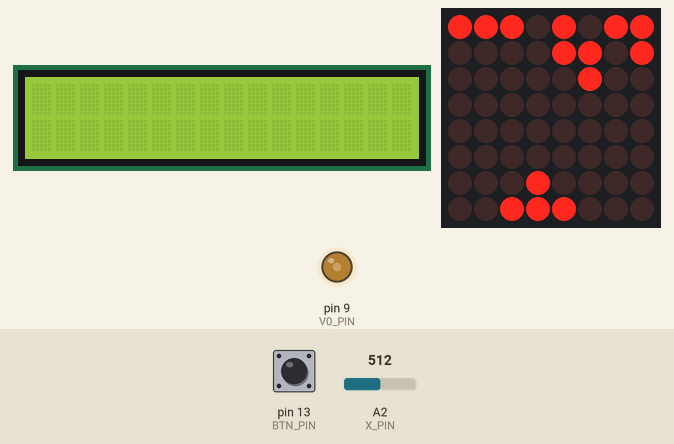
This sketch was run on a simulated Arduino Uno, built with avr-gcc and run on an emulated ATmega328P. Shown: 16×2 character LCD, 8×8 LED matrix, output pins drawn as LEDs (lit = HIGH). Inputs (shaded band) come from the test bench; at power-on: A2 (X_PIN) = 512, pin 13 (BTN_PIN) HIGH. Random numbers use the default seed unless the sketch sets one; EEPROM starts erased.

Above: at 1.2 s.
1.3 s: A2 (X_PIN) set to 716
At 1.74 s:
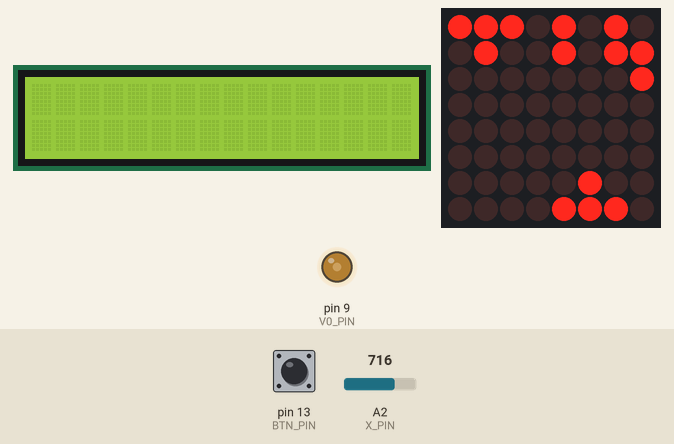
3.9 s: pin 13 (BTN_PIN) pulled LOW for 0.15 s
At 4.25 s:
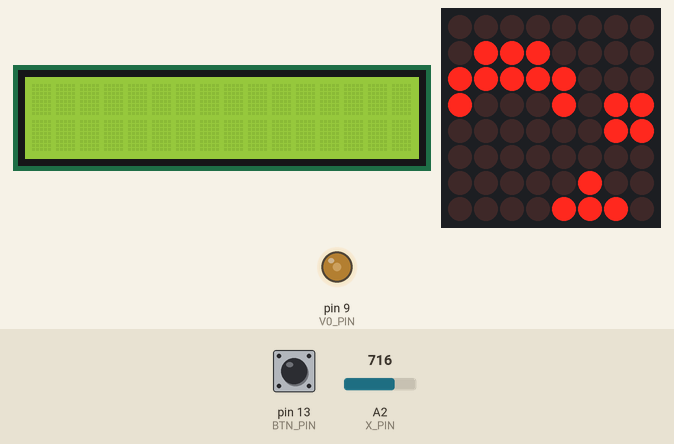
6.2 s: A2 (X_PIN) set to 900
At 6.64 s:
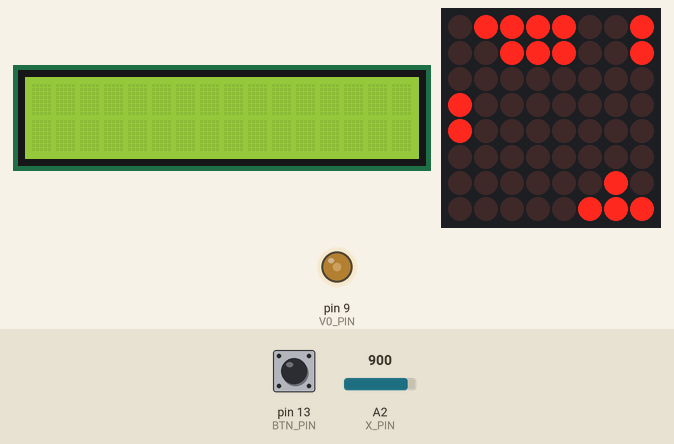
8.8 s: pin 13 (BTN_PIN) pulled LOW for 0.15 s
At 9.41 s:
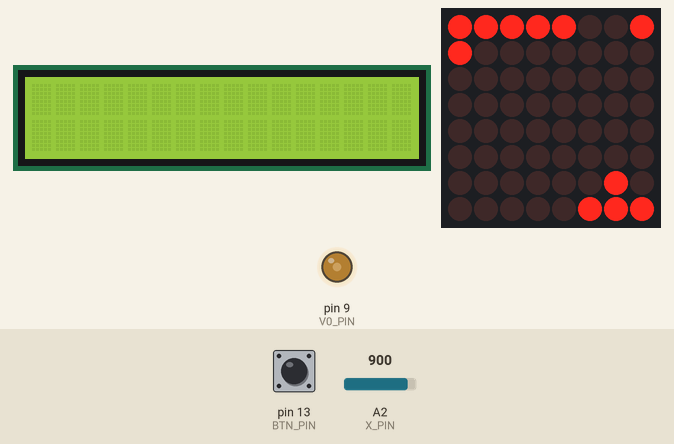
11.3 s: pin 13 (BTN_PIN) pulled LOW for 1 s
At 12.49 s:
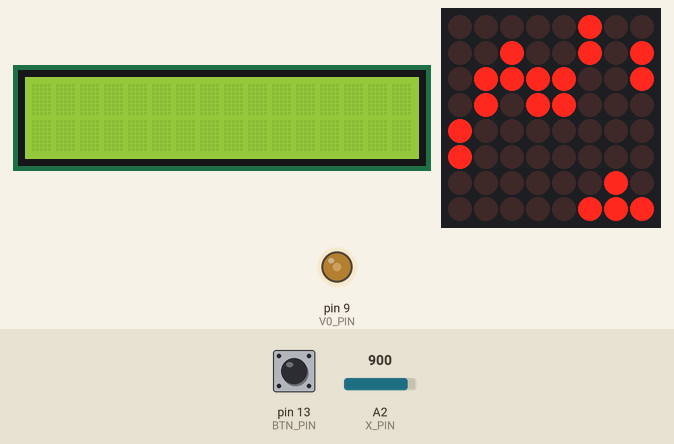
13.8 s: A2 (X_PIN) set to 0
At 14.41 s:
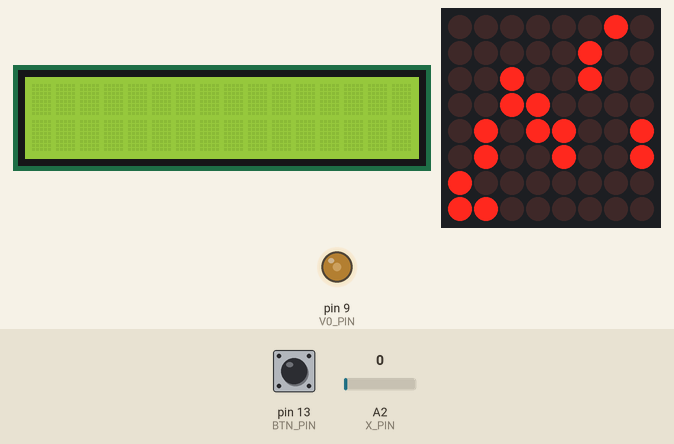
Timing chart, 0 to 16.8 s (numbered marks = the images above; inputs shaded):
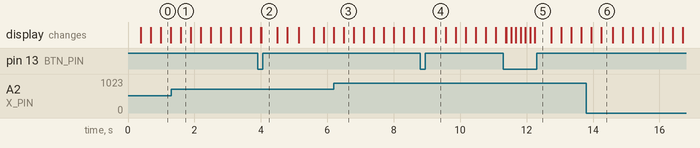

The sketch:

main.ino
```cpp
#include "LedControl.h"
#include "EEPROM.h"
#include "LiquidCrystal.h"

// Change the following for joystick / potentiometer (both work the same)
#define X_PIN A2    // X axis control
#define BTN_PIN 13  // Button control

// Digital Arduino pins in use:
const byte D2 = 2;
const byte D3 = 3;
const byte D4 = 4;
const byte D5 = 5;
const byte D6 = 6;
const byte D7 = 7;

// Only use Serial for debugging purposes, it could crash the LCD Display
const int BAUD_RATE =  9600;

// V0_PIN uses PWM to control display intensity
const byte V0_PIN =  9;
const int gLEDBacklight = 90;


// Game dificulty is directly influenced by the following variable:
int gSpeed = 140;

long gTimer = 0;

// If i-th column is under fire, gUnderFire[i] == true
bool gUnderFire[9];

bool gMessageDisplay = false;

// Normal gamescores vary between 10 and 1000
const int gScoreModifier = 100;

// We use two of these because they may be updated concurrently
long gMillis2 = 0;
long gMillis = 0;

class Matrix {
// SINGLETON
// The Matrix class wraps around LedControl
// With minimal effort, it could be changed with another type of square display

  private:
    const int dataPin = 12;
    const int clockPin = 11;
    const int csPin = 10;
    const int numDevices = 1;
    LedControl ledMatrix = LedControl(dataPin, clockPin, csPin, numDevices);

    Matrix() {
        ledMatrix.shutdown(0, false);
        ledMatrix.setIntensity(0, 2);
        ledMatrix.clearDisplay(0);
    }
  public:

    static Matrix& instance() {
        static Matrix INSTANCE;
        return INSTANCE;
    }

    void clearMatrix() {
        ledMatrix.clearDisplay(0);
    }

    void ledOn(int row, int col) {
        ledMatrix.setLed(0, row - 1, col - 1, true);
    }

    void ledOff(int row, int col) {
        ledMatrix.setLed(0, row - 1, col - 1, false);
    }

};

Matrix matrix = Matrix::instance();


class LCD {
    // SINGLETON
    // Makes use of a 16x2 screen for message display

  private:

    LiquidCrystal lcd = LiquidCrystal(D2, D3, D4, D5, D6, D7);
    LCD() {
        lcd.begin(16, 2);
        lcd.clear();
    }

  public:

    static LCD& instance() {
        static LCD INSTANCE;
        return INSTANCE;
    }

    void clear() {
        lcd.clear();
    }

    void printLCD(String gMessageDisplay, int row, int col) {
        lcd.setCursor(col, row);
        lcd.print(gMessageDisplay);
    }

};

LCD display = LCD::instance();


class GameMenu {
    // Uses the LCD screen to communicate
  public:

    void welcomeMessage(LCD display) {
        display.clear();
        display.printLCD("Spaceworms", 0, 3);
        display.printLCD("Press X to start", 1, 0);
    }

    void gameOverMessage(LCD display, long score) {
        // We display the highscore in the game over message
        //  using EEPROM memory available on the board
        display.clear();

        display.printLCD("Game Over! ", 0, 1);
        display.printLCD(String(score/gScoreModifier), 0, 12);

        display.printLCD("Highscore: ", 1, 1);
        long highscore;
        EEPROM.get(0, highscore);
        display.printLCD(String(highscore/gScoreModifier), 1 ,12);
    }
    void highscoreScreen(LCD display, long score) {
        display.clear();
        display.printLCD("Highscore", 0, 1);
        display.printLCD(String(score/gScoreModifier),0 ,12);
    }

} gameMenu;

class GameObject {

  public:
    virtual void draw() = 0;
    virtual void clear() = 0;
};


class Control {
    // Works regardless of analog input alternative
  public:

    Control() {
        pinMode(BTN_PIN, INPUT);
        digitalWrite(BTN_PIN, HIGH);
    }

    bool shootListener() {
        bool press = digitalRead(BTN_PIN);
        return press;
    }

    int moveListener() {
        int input = analogRead(X_PIN);
        int mappedInput = map(input, 0, 1030, 1, 9);
        return mappedInput;
    }

} joystick;


class GameScreen : public GameObject {
    // SINGLETON
    // The game screen is 9x9 instead of 8x8 to avoid border collisions

  private:

    bool screen[9][9];
    GameScreen() {
        clear();
    }
  public:
    static GameScreen& instance() {
            static GameScreen INSTANCE;
            return INSTANCE;
    }

    void clear() {
        for (int i = 1; i <= 8; i++) {
            for (int j = 1; j <= 8; j++) {
                screen[i][j] = false;
            }
        }
    }

    void clearMissiles() {
        for (int i = 1; i <= 8; i++) {
            gUnderFire[i] = false;
        }
    }
    void draw() {
        //  This function feeds frames to the screen

        for (int i = 1; i <= 8; i++) {
            for (int j = 1; j <= 8; j++) {
                if (screen[i][j]) {
                    matrix.ledOn(i, j);
                } else {
                    matrix.ledOff(i, j);
                }
            }
        }
    }

    // bitOn / bitOff methods provide logical object creation mechanisms
    // For physical interaction with the LED matrix, check Matrix class
    void bitOn(int row, int col) {
        screen[row][col] = true;
    }

    void bitOff(int row, int col) {
        screen[row][col] = false;
    }

};
GameScreen mainScreen = GameScreen::instance();


class Spaceship : public GameObject{

  private:

    const int initialPosition = 4;
    const int yAxisLocked = 8;
    int position;

  public:

    Spaceship(){
        position = initialPosition;
        draw();
    }

    void clear() {
        mainScreen.bitOff(yAxisLocked - 1, position    );
        mainScreen.bitOff(yAxisLocked,     position - 1);
        mainScreen.bitOff(yAxisLocked,     position    );
        mainScreen.bitOff(yAxisLocked,     position + 1);
    }

    void draw() {
        mainScreen.bitOn(yAxisLocked - 1, position    );
        mainScreen.bitOn(yAxisLocked,     position - 1);
        mainScreen.bitOn(yAxisLocked,     position    );
        mainScreen.bitOn(yAxisLocked,     position + 1);
    }

    void move(int position) {
        clear();
        this->position = position;
        draw();
    }

    void signalShoot(int col) {
        long currentTime;
        gUnderFire[col] = true;
        if (currentTime - gMillis >= 200) {
            gUnderFire[col] = false;
            gMillis = currentTime;
        }
    }

    void gun(bool shoot) {
        int trajectory = position;
        int startPosition = yAxisLocked - 2;

        if (shoot) {
            for (int i = startPosition; i >= 0; i--) {
                mainScreen.bitOn(i, trajectory);
                mainScreen.draw();
            }
            for (int i = startPosition; i >= 0; i--) {
                mainScreen.bitOff(i, trajectory);
                mainScreen.draw();
            }
            signalShoot(position);
        }

    }
} spaceship;


class GameMaster {
    // In charge with the game flow.
  private:

    bool running;
    bool end;

  public:

    GameMaster() {
        end = false;
        running = false;
    }

    bool isRunning() {
        return running;
    }

    void startGame(GameScreen &gameScreen) {
        gMessageDisplay = false;
        gTimer = millis();
        if (joystick.shootListener()) {
            gameMenu.welcomeMessage(display);
            running = true;
        }
    }

    void endGame() {
        running = false;
    }

    void drawGameOverScreen(GameScreen &gameScreen) {
        gameScreen.clear();
        for (int i = 1; i <= 8; i++) {
            gameScreen.bitOn(i, i);
        }
        gameScreen.draw();
    }

    long getHighScore() {
        long highscore;
        EEPROM.get(0, highscore);
        return highscore;
    }

    void setHighScore(long currentScore) {
        if (getHighScore() < currentScore) {
            EEPROM.put(0, currentScore);
        }
    }

    void gameOver(GameScreen &gameScreen) {
        long score = millis() - gTimer;
        setHighScore(score);
        gameMenu.gameOverMessage(display, score);

        end = true;
        running = false;

        gameScreen.clear();
        drawGameOverScreen(gameScreen);

        gTimer = millis();
    }

    void isGameOver() {
        return end;
    }

} gameMaster;


class Invader {
  private:

    int posCol;
    int posRow;
    int singleSpeed;
    bool spawned;
    bool isMoving;

  public:

    Invader() = default;

    Invader(int posRow, int posCol, int singleSpeed) {
        this->posRow = posRow;
        this->posCol = posCol;
        this->singleSpeed = gSpeed;
        this->spawned = true;
        this->isMoving = false;
        drawInvader();
    }

    void drawInvader() {
        mainScreen.bitOn(posRow - 1, posCol);
        mainScreen.bitOn(posRow    , posCol);
    }

    void clearInvader() {
        mainScreen.bitOff(posRow - 1, posCol);
        mainScreen.bitOff(posRow    , posCol);
    }

    bool isSpawned() {
        return spawned;
    }

    void despawn() {
        if (isMoving) {
            spawned = false;
            clearInvader();
        }
    }

    void signalGameOver(GameMaster &gameMaster){
        gameMaster.gameOver(mainScreen);
    }

    void move(int){
        // Invaders move using this function
        //
        // If a column is under fire (gUnderFire[col] == true), the invader residing
        // in that particular column instantly dies.


        isMoving = true;
        long currentTime = millis();
        int directionRow = 1;
        int directionCol = 1;
        if (posRow <= 6) {

            if (currentTime - gMillis >= gSpeed) {

                clearInvader();
                posRow = posRow + directionRow;
                posCol = posCol;
                if (posRow == 7 && !gUnderFire[posCol]) {
                    signalGameOver(gameMaster);
                }

                if (gUnderFire[posCol] && isMoving) {
                    this->despawn();
                    gUnderFire[posCol] = false;
                } else {
                    drawInvader();
                }

                gMillis = currentTime;
            }
        }
    }
} invaders[9];


void gDrawInvaders(int gSpeed) {
    // New invaders are spawned on empty cells. Their speed increases by 10ms every 10
    //  seconds.

    const int speedUpInterval = 10000; // ms

    if (millis() - gMillis2 > speedUpInterval) {
        gSpeed -= 10; // ms
        gMillis2 = millis();
    }

    for (int col = 1; col <= 8; col++) {
        if (!invaders[col].isSpawned()) {
            invaders[col] = Invader(random(1,2), col, random(gSpeed, gSpeed + 100));
        }
    }

}


void setup() {

    pinMode(V0_PIN, OUTPUT);
    analogWrite(V0_PIN, gLEDBacklight);

    // When not connected, pins generate noise which is a decent random seed
    //  hence the usage of analog pin 0
    randomSeed( analogRead(A0) );

    gameMenu.welcomeMessage(display);
}


void loop() {
    if ( gameMaster.isRunning() ) {
        if(!gMessageDisplay){

            display.printLCD("Shoot 'em all!", 0, 0);
            display.printLCD("Speed increases!", 1, 0);
            gMessageDisplay = true;

        }

        gDrawInvaders(gSpeed);
        mainScreen.draw();

        int rand = random(1,9);  // Columns start at 1 and they end at 8
        if ( invaders[rand].isSpawned() ) {
            invaders[rand].move(0);
        }
        spaceship.move(joystick.moveListener());
        spaceship.gun(joystick.shootListener());

    } else {
        if ( joystick.shootListener() ) {
            for (int col = 1; col <= 8; col++) {
                if(invaders[col].isSpawned())
                    invaders[col].despawn();
            }
            for (int col = 1; col <= 8; col++) {
                gUnderFire[col] = 0;
            }
            mainScreen.clear();
            gameMaster.startGame(mainScreen);
            display.clear();
        }
    }
}
```
